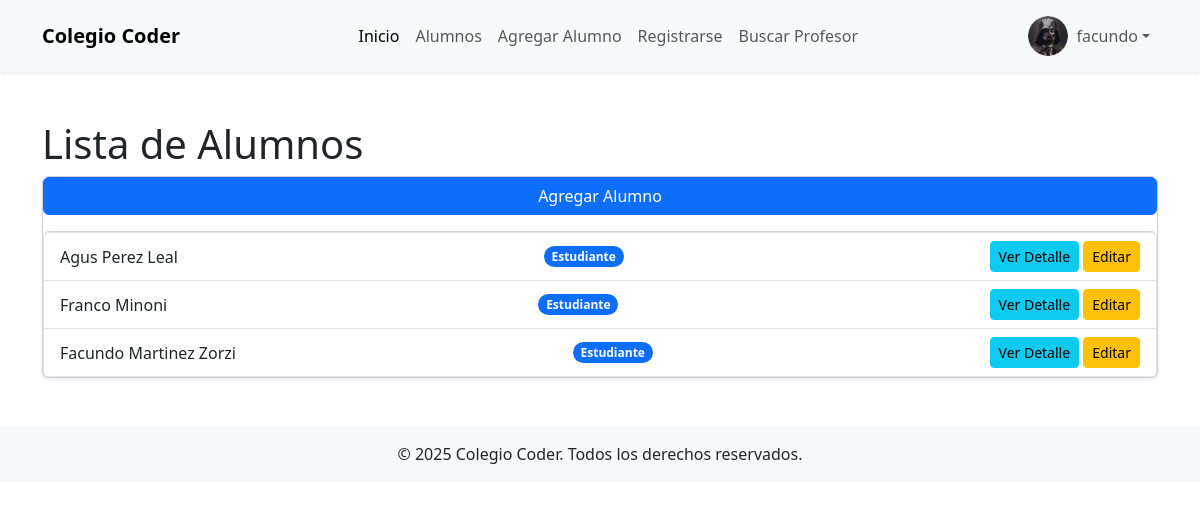
Page /alumnos/ (signed in) on the committed database.
### PrimeraPagina/models.py (models this page shows, shortened)
class Avatar(models.Model):
    user = models.OneToOneField(User, on_delete=models.CASCADE)
    imagen = models.ImageField(upload_to='avatares', null=True, blank=True)

class Alumno(models.Model):
    nombre = models.CharField(max_length=100)
    apellido = models.CharField(max_length=100)
    email = models.EmailField()

### PrimeraPagina/views.py (the view)
# urls.py: path('alumnos/', views.lista_alumnos, name='lista_alumnos'),
def lista_alumnos(request):
    alumnos = Alumno.objects.all()
    return render(request, 'PrimeraPagina/lista_alumnos.html', {'alumnos': alumnos,})

### PrimeraPagina/templates/PrimeraPagina/lista_alumnos.html (shortened to what this page needs)
    {% extends 'PrimeraPagina/base.html' %}
    {% block content_title %}
    <h1>Lista de Alumnos</h1>
    {% endblock content_title %}
    {% block content %}
        <a href="{% url 'PrimeraPagina:ingreso_alumnos' %}" class="btn btn-primary mb-3">Agregar Alumno</a>
        <ul class="list-group">
            {% for alumno in alumnos %}
                <li class="list-group-item d-flex justify-content-between align-items-center">
                    <span>{{ alumno.nombre }} {{ alumno.apellido }}</span>
                    <span class="badge bg-primary rounded-pill">Estudiante</span>
                    <div>
                        <a href="{% url 'PrimeraPagina:detalle_alumno' alumno.pk %}" class="btn btn-sm btn-info">Ver Detalle</a>
                        <a href="{% url 'PrimeraPagina:actualizar_estudiante' alumno.pk %}" class="btn btn-sm btn-warning">Editar</a>
                    </div>
                </li>
            {% endfor %}
        </ul>
    {% endblock content %}

### PrimeraPagina/templates/PrimeraPagina/base.html (shortened to what this page needs)
{% load static %}
<!DOCTYPE html>
<html lang="es">
<head>
    <link href="https://cdn.jsdelivr.net/npm/bootstrap@5.3.5/dist/css/bootstrap.min.css" rel="stylesheet">
</head>
<body>
    <header>
        <nav class="navbar navbar-expand-lg navbar-light bg-light shadow-sm">
            <div class="container">
                <a class="navbar-brand fw-bold" href="">Colegio Coder</a>
                <div class="collapse navbar-collapse" id="navbarNav">
                    <ul class="navbar-nav ms-auto">
                        <li class="nav-item">
                            <a class="nav-link active" aria-current="page" href="{% url 'PrimeraPagina:index' %}">Inicio</a>
                        </li>
                        <li class="nav-item">
                            <a class="nav-link" href="{% url 'PrimeraPagina:lista_alumnos' %}">Alumnos</a>
                        </li>
                        <li class="nav-item">
                            <a class="nav-link" href="{% url 'PrimeraPagina:ingreso_alumnos' %}">Agregar Alumno</a>
                        </li>
                        <li class="nav-item">
                            <a class="nav-link" href="{% url 'PrimeraPagina:registro_profesores' %}">Registrarse</a>
                        </li>
                        <li class="nav-item">
                            <a class="nav-link" href="{% url 'PrimeraPagina:buscar_profesores' %}">Buscar Profesor</a>
                        </li>
                    </ul>
                    <ul class="navbar-nav ms-auto">
                        {% if user.is_authenticated %}
                            <li class="nav-item dropdown">
                                <a class="nav-link dropdown-toggle d-flex align-items-center" href="#" id="userDropdown" role="button" data-bs-toggle="dropdown" aria-expanded="false">
                                    {% if user.avatar.imagen %}
                                        <img src="{{ user.avatar.imagen.url }}" alt="Avatar" class="rounded-circle me-2" style="width: 40px; height: 40px;">
                                    {% else %}
                                        <img src="{% static 'default-avatar.png' %}" alt="Avatar" class="rounded-circle me-2" style="width: 40px; height: 40px;">
                                    {% endif %}
                                    <span>{{ user.username }}</span>
                                </a>
                            </li>
                        {% else %}
                            <li class="nav-item">
                                <a class="nav-link" href="{% url 'PrimeraPagina:login' %}">Iniciar Sesión</a>
                            </li>
                        {% endif %}
                    </ul>
                </div>
            </div>
        </nav>
    </header>
    <main class="container my-5">
            {% block content_title %}
            {% endblock content_title %}
        <div class="card shadow-sm">
        {% block content %}{% endblock content %}
    </main>
    <footer class="bg-light text-center py-3 mt-5">
        <p class="mb-0">&copy; 2025 Colegio Coder. Todos los derechos reservados.</p>
    </footer>
</body>
</html>

### rows in the picture
Alumno: nombre "Agus", apellido "Perez Leal"
Alumno: nombre "Franco", apellido "Minoni"
Alumno: nombre "Facundo", apellido "Martinez Zorzi"

### other values in the picture
{{ user.username }} "facundo"
